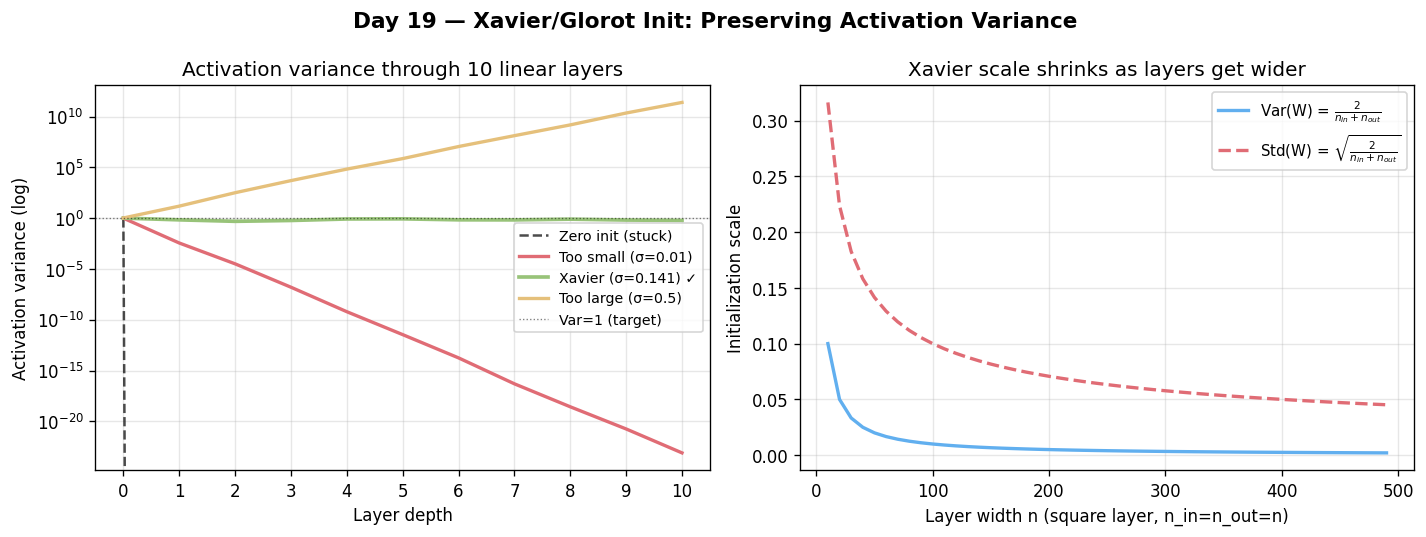

Write Python code to recreate this figure.
import numpy as np
import matplotlib.pyplot as plt

np.random.seed(42)

def simulate_variance(n_layers, n_units, init_scale, activation="tanh"):
    """Track activation variance across layers for a given init scale."""
    x = np.random.randn(1000)   # batch of activations, start var=1
    variances = [np.var(x)]
    for _ in range(n_layers):
        n_in = n_units
        W = np.random.randn(n_units, n_units) * init_scale
        x = W @ np.reshape(x, (1, -1))[0, :n_units]  # simplified: 1D projection
        if activation == "tanh":
            x = np.tanh(x)
        elif activation == "linear":
            pass
        variances.append(np.var(x))
    return variances

n_layers = 10
n_units = 50

# Xavier init scale (normal): sqrt(2/(n_in + n_out)) ≈ sqrt(1/n) for square
xavier_scale = np.sqrt(2.0 / (n_units + n_units))
zero_scale   = 0.0
small_scale  = 0.01
large_scale  = 0.5

# Use linear activation for clean variance propagation demo
var_zero    = simulate_variance(n_layers, n_units, zero_scale,   activation="linear")
var_small   = simulate_variance(n_layers, n_units, small_scale,  activation="linear")
var_xavier  = simulate_variance(n_layers, n_units, xavier_scale, activation="linear")
var_large   = simulate_variance(n_layers, n_units, large_scale,  activation="linear")

fig, axes = plt.subplots(1, 2, figsize=(12, 4.5))
fig.suptitle("Day 19 — Xavier/Glorot Init: Preserving Activation Variance", fontsize=13, fontweight="bold")

ax = axes[0]
ax.semilogy(var_zero,   "k--",  linewidth=1.5, alpha=0.7, label="Zero init (stuck)")
ax.semilogy(var_small,  color="#e06c75", linewidth=2, label=f"Too small (σ={small_scale})")
ax.semilogy(var_xavier, color="#98c379", linewidth=2.2, label=f"Xavier (σ={xavier_scale:.3f}) ✓")
ax.semilogy(var_large,  color="#e5c07b", linewidth=2, label=f"Too large (σ={large_scale})")
ax.axhline(1.0, color="k", linewidth=0.8, linestyle=":", alpha=0.5, label="Var=1 (target)")
ax.set_xlabel("Layer depth"); ax.set_ylabel("Activation variance (log)")
ax.set_title("Activation variance through 10 linear layers")
ax.legend(fontsize=8.5); ax.grid(True, alpha=0.3)
ax.set_xticks(range(n_layers + 1))

# Panel 2: show the variance formula
n_range = np.arange(10, 500, 10)
xavier_var = 2.0 / (n_range + n_range)  # 2/(n_in+n_out) normal variant
xavier_std = np.sqrt(xavier_var)

ax2 = axes[1]
ax2.plot(n_range, xavier_var, color="#61afef", linewidth=2, label=r"Var(W) = $\frac{2}{n_{in}+n_{out}}$")
ax2.plot(n_range, xavier_std, color="#e06c75", linewidth=2, linestyle="--",
         label=r"Std(W) = $\sqrt{\frac{2}{n_{in}+n_{out}}}$")
ax2.set_xlabel("Layer width n (square layer, n_in=n_out=n)")
ax2.set_ylabel("Initialization scale")
ax2.set_title("Xavier scale shrinks as layers get wider")
ax2.legend(fontsize=9); ax2.grid(True, alpha=0.3)

plt.tight_layout()
plt.savefig("graph_DAY_19.png", dpi=120, bbox_inches="tight")
print("graph_DAY_19.png saved")
